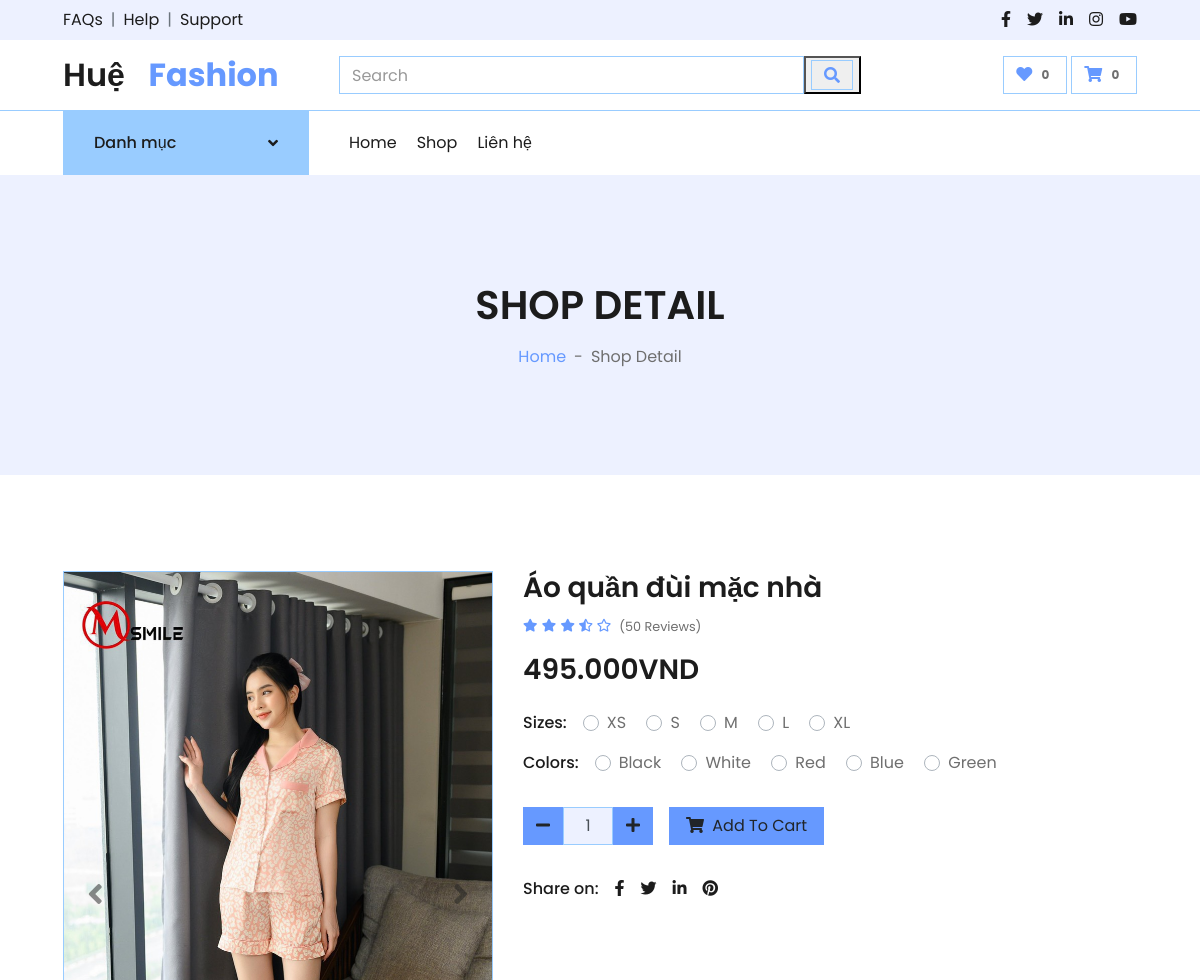
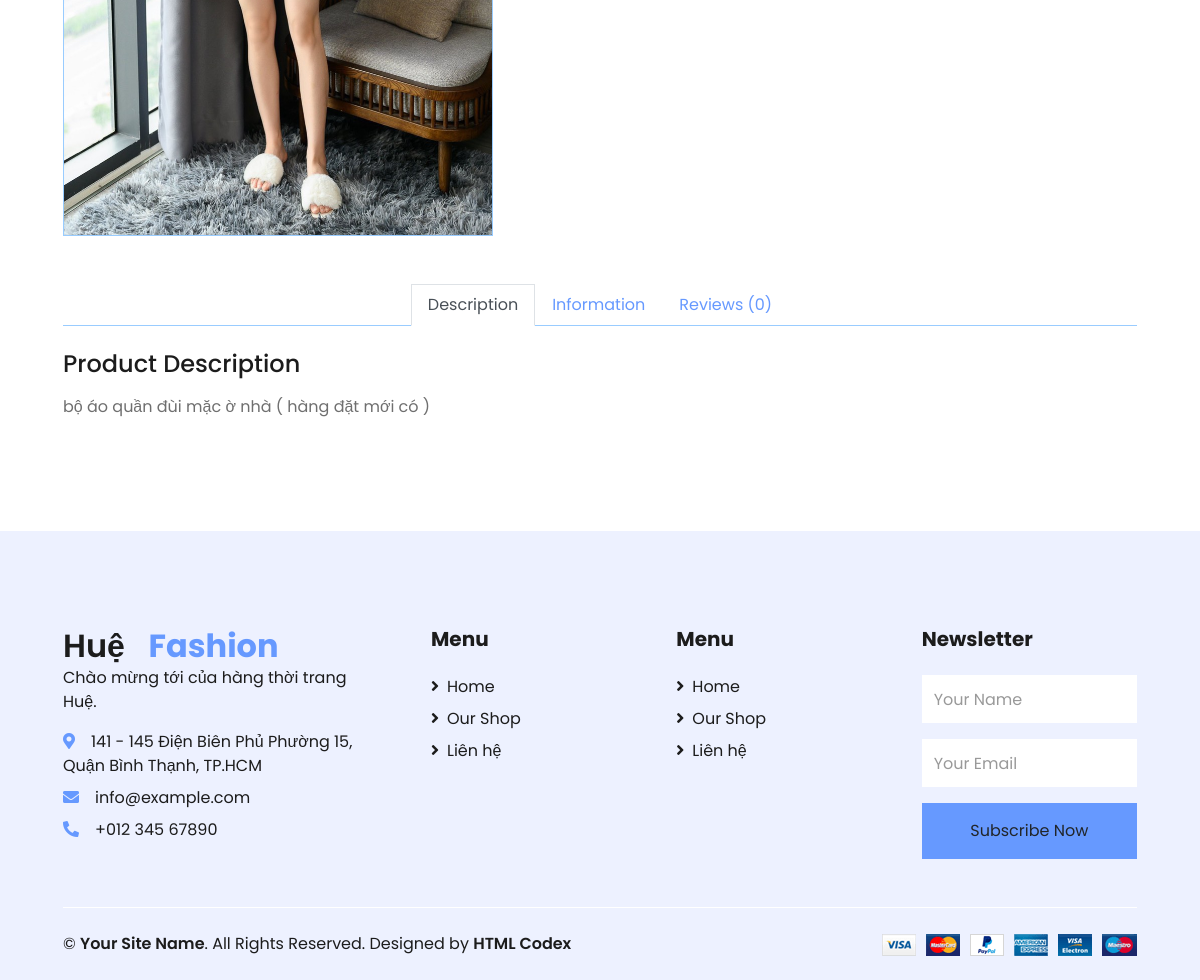
/detail/1, run on the app's committed database (2 pictures, top to bottom).
### main.py (models this page shows)
class Product(db.Model):
    id = db.Column(db.Integer, primary_key=True)
    type = db.Column(db.String(100), nullable=False)
    name = db.Column(db.String(500), nullable=False)
    unitprice = db.Column(db.Text, nullable=False)
    detail = db.Column(db.String(500), nullable=False)
    picture = db.Column(db.String(500), nullable=False)
    picture1 = db.Column(db.String(500), nullable=False)
    quatity = db.Column(db.Integer, nullable=False)

### main.py (the view)
@app.route('/detail/<int:id>')
def product_detail(id):
    product = Product.query.get_or_404(id)
    return render_template('detail.html', product=product)

### main.py
class SearchForm(FlaskForm):
    searched = StringField("Searched", validators=[DataRequired()])
    submit = SubmitField("Submit")

### main.py (called while the page is built)
@app.context_processor
def base():
    form = SearchForm()
    return dict(form=form)

### templates/detail.html (shortened to what this page needs)
<!DOCTYPE html>
<html lang="en">
<head>
    <link href="https://cdnjs.cloudflare.com/ajax/libs/font-awesome/5.10.0/css/all.min.css" rel="stylesheet">
    <link href="../static/lib/owlcarousel/assets/owl.carousel.min.css" rel="stylesheet">
    <link href="../static/neo_css/style.css" rel="stylesheet">
</head>
<body>
<div class="container-fluid">
    <div class="row bg-secondary py-2 px-xl-5">
        <div class="col-lg-6 d-none d-lg-block">
            <div class="d-inline-flex align-items-center">
                <a class="text-dark" href="">FAQs</a>
                <span class="text-muted px-2">|</span>
                <a class="text-dark" href="">Help</a>
                <span class="text-muted px-2">|</span>
                <a class="text-dark" href="">Support</a>
            </div>
        </div>
        <div class="col-lg-6 text-center text-lg-right">
            <div class="d-inline-flex align-items-center">
                <a class="text-dark px-2" href="">
                    <i class="fab fa-facebook-f"></i>
                </a>
                <a class="text-dark px-2" href="">
                    <i class="fab fa-twitter"></i>
                </a>
                <a class="text-dark px-2" href="">
                    <i class="fab fa-linkedin-in"></i>
                </a>
                <a class="text-dark px-2" href="">
                    <i class="fab fa-instagram"></i>
                </a>
                <a class="text-dark pl-2" href="">
                    <i class="fab fa-youtube"></i>
                </a>
            </div>
        </div>
    </div>
    <div class="row align-items-center py-3 px-xl-5">
        <div class="col-lg-3 d-none d-lg-block">
            <a href="/" class="text-decoration-none">
                <h2 class="m-0 display-5 font-weight-semi-bold">Huệ
                    <span class="text-primary font-weight-bold px-3 mr-1">Fashion</span></h2>
            </a>
        </div>
        <div class="col-lg-6 col-6 text-left">
            <form method="POST" action="/search_product" class="d-flex">
                <input class="form-control me-2" type="search" placeholder="Search" aria-label="Search" name="search">
                <button type="submit">
                    <div class="input-group-append">
                        <span class="input-group-text bg-transparent text-primary">
                            <i class="fa fa-search"></i>
                        </span>
                    </div>
                </button>
            </form>
        </div>
        <div class="col-lg-3 col-6 text-right">
            <a href="" class="btn border">
                <i class="fas fa-heart text-primary"></i>
                <span class="badge">0</span>
            </a>
            <a href="" class="btn border">
                <i class="fas fa-shopping-cart text-primary"></i>
                <span class="badge">0</span>
            </a>
        </div>
    </div>
</div>
<div class="container-fluid">
    <div class="row border-top px-xl-5">
        <div class="col-lg-3 d-none d-lg-block">
            <a class="btn shadow-none d-flex align-items-center justify-content-between bg-primary text-white w-100"
               data-toggle="collapse" href="#navbar-vertical" style="height: 65px; margin-top: -1px; padding: 0 30px;">
                <h6 class="m-0">Danh mục</h6>
                <i class="fa fa-angle-down text-dark"></i>
            </a>
        </div>
        <div class="col-lg-9">
            <nav class="navbar navbar-expand-lg bg-light navbar-light py-3 py-lg-0 px-0">
                <div class="collapse navbar-collapse justify-content-between" id="navbarCollapse">
                    <div class="navbar-nav mr-auto py-0">
                        <a href="/" class="nav-item nav-link">Home</a>
                        <a href="/shop.html" class="nav-item nav-link">Shop</a>
                        <a href="/contact.html" class="nav-item nav-link">Liên hệ</a>
                    </div>
                </div>
            </nav>
        </div>
    </div>
</div>
<div class="container-fluid bg-secondary mb-5">
    <div class="d-flex flex-column align-items-center justify-content-center" style="min-height: 300px">
        <h1 class="font-weight-semi-bold text-uppercase mb-3">Shop Detail</h1>
        <div class="d-inline-flex">
            <p class="m-0"><a href="">Home</a></p>
            <p class="m-0 px-2">-</p>
            <p class="m-0">Shop Detail</p>
        </div>
    </div>
</div>
<div class="container-fluid py-5">
    <div class="row px-xl-5">
        <div class="col-lg-5 pb-5">
            <div id="product-carousel" class="carousel slide" data-ride="carousel">
                <div class="carousel-inner border">
                    <div class="carousel-item active">
                        <img class="w-100 h-100" src="../{{ product.picture }}" alt="Image">
                    </div>
                </div>
                <a class="carousel-control-prev" href="#product-carousel" data-slide="prev">
                    <i class="fa fa-2x fa-angle-left text-dark"></i>
                </a>
                <a class="carousel-control-next" href="#product-carousel" data-slide="next">
                    <i class="fa fa-2x fa-angle-right text-dark"></i>
                </a>
            </div>
        </div>
        <div class="col-lg-7 pb-5">
            <h3 class="font-weight-semi-bold">{{ product.name }}</h3>
            <div class="d-flex mb-3">
                <div class="text-primary mr-2">
                    <small class="fas fa-star"></small>
                    <small class="fas fa-star"></small>
                    <small class="fas fa-star"></small>
                    <small class="fas fa-star-half-alt"></small>
                    <small class="far fa-star"></small>
                </div>
                <small class="pt-1">(50 Reviews)</small>
            </div>
            <h3 class="font-weight-semi-bold mb-4">{{ product.unitprice }}</h3>
            <div class="d-flex mb-3">
                <p class="text-dark font-weight-medium mb-0 mr-3">Sizes:</p>
                <form>
                    <div class="custom-control custom-radio custom-control-inline">
                        <label class="custom-control-label" for="size-1">XS</label>
                    </div>
                    <div class="custom-control custom-radio custom-control-inline">
                        <label class="custom-control-label" for="size-2">S</label>
                    </div>
                    <div class="custom-control custom-radio custom-control-inline">
                        <label class="custom-control-label" for="size-3">M</label>
                    </div>
                    <div class="custom-control custom-radio custom-control-inline">
                        <label class="custom-control-label" for="size-4">L</label>
                    </div>
                    <div class="custom-control custom-radio custom-control-inline">
                        <label class="custom-control-label" for="size-5">XL</label>
                    </div>
                </form>
            </div>
            <div class="d-flex mb-4">
                <p class="text-dark font-weight-medium mb-0 mr-3">Colors:</p>
                <form>
                    <div class="custom-control custom-radio custom-control-inline">
                        <label class="custom-control-label" for="color-1">Black</label>
                    </div>
                    <div class="custom-control custom-radio custom-control-inline">
                        <label class="custom-control-label" for="color-2">White</label>
                    </div>
                    <div class="custom-control custom-radio custom-control-inline">
                        <label class="custom-control-label" for="color-3">Red</label>
                    </div>
                    <div class="custom-control custom-radio custom-control-inline">
                        <label class="custom-control-label" for="color-4">Blue</label>
                    </div>
                    <div class="custom-control custom-radio custom-control-inline">
                        <label class="custom-control-label" for="color-5">Green</label>
                    </div>
                </form>
            </div>
            <div class="d-flex align-items-center mb-4 pt-2">
                <div class="input-group quantity mr-3" style="width: 130px;">
                    <div class="input-group-btn">
                        <button class="btn btn-primary btn-minus">
                            <i class="fa fa-minus"></i>
                        </button>
                    </div>
                    <input type="text" class="form-control bg-secondary text-center" value="1">
                    <div class="input-group-btn">
                        <button class="btn btn-primary btn-plus">
                            <i class="fa fa-plus"></i>
                        </button>
                    </div>
                </div>
                <button class="btn btn-primary px-3"><i class="fa fa-shopping-cart mr-1"></i> Add To Cart</button>
            </div>
            <div class="d-flex pt-2">
                <p class="text-dark font-weight-medium mb-0 mr-2">Share on:</p>
                <div class="d-inline-flex">
                    <a class="text-dark px-2" href="">
                        <i class="fab fa-facebook-f"></i>
                    </a>
                    <a class="text-dark px-2" href="">
                        <i class="fab fa-twitter"></i>
                    </a>
                    <a class="text-dark px-2" href="">
                        <i class="fab fa-linkedin-in"></i>
                    </a>
                    <a class="text-dark px-2" href="">
                        <i class="fab fa-pinterest"></i>
                    </a>
                </div>
            </div>
        </div>
    </div>
    <div class="row px-xl-5">
        <div class="col">
            <div class="nav nav-tabs justify-content-center border-secondary mb-4">
                <a class="nav-item nav-link active" data-toggle="tab" href="#tab-pane-1">Description</a>
                <a class="nav-item nav-link" data-toggle="tab" href="#tab-pane-2">Information</a>
                <a class="nav-item nav-link" data-toggle="tab" href="#tab-pane-3">Reviews (0)</a>
            </div>
            <div class="tab-content">
                <div class="tab-pane fade show active" id="tab-pane-1">
                    <h4 class="mb-3">Product Description</h4>
                    <p>{{ product.detail }}</p>
                </div>
            </div>
        </div>
    </div>
</div>
<div class="container-fluid bg-secondary text-dark mt-5 pt-5">
    <div class="row px-xl-5 pt-5">
        <div class="col-lg-4 col-md-12 mb-5 pr-3 pr-xl-5">
            <a href="/" class="text-decoration-none">
                <h2 class="m-0 display-5 font-weight-semi-bold">Huệ
                    <span class="text-primary font-weight-bold px-3 mr-1">Fashion</span></h2>
            </a>
            <p>Chào mừng tới của hàng thời trang Huệ.</p>
            <p class="mb-2"><i class="fa fa-map-marker-alt text-primary mr-3"></i>141 - 145 Điện Biên Phủ Phường 15, Quận Bình Thạnh, TP.HCM</p>
            <p class="mb-2"><i class="fa fa-envelope text-primary mr-3"></i>info@example.com</p>
            <p class="mb-0"><i class="fa fa-phone-alt text-primary mr-3"></i>+012 345 67890</p>
        </div>
        <div class="col-lg-8 col-md-12">
            <div class="row">
                <div class="col-md-4 mb-5">
                    <h5 class="font-weight-bold text-dark mb-4">Menu</h5>
                    <div class="d-flex flex-column justify-content-start">
                        <a class="text-dark mb-2" href="/"><i class="fa fa-angle-right mr-2"></i>Home</a>
                        <a class="text-dark mb-2" href="/shop.html"><i class="fa fa-angle-right mr-2"></i>Our Shop</a>
                        <a class="text-dark" href="/contact.html"><i class="fa fa-angle-right mr-2"></i>Liên hệ</a>
                    </div>
                </div>
                <div class="col-md-4 mb-5">
                    <h5 class="font-weight-bold text-dark mb-4">Menu</h5>
                    <div class="d-flex flex-column justify-content-start">
                        <a class="text-dark mb-2" href="/"><i class="fa fa-angle-right mr-2"></i>Home</a>
                        <a class="text-dark mb-2" href="/shop.html"><i class="fa fa-angle-right mr-2"></i>Our Shop</a>
                        <a class="text-dark" href="contact.html"><i class="fa fa-angle-right mr-2"></i>Liên hệ</a>
                    </div>
                </div>
                <div class="col-md-4 mb-5">
                    <h5 class="font-weight-bold text-dark mb-4">Newsletter</h5>
                    <form action="">
                        <div class="form-group">
                            <input type="text" class="form-control border-0 py-4" placeholder="Your Name"
                                   required="required"/>
                        </div>
                        <div class="form-group">
                            <input type="email" class="form-control border-0 py-4" placeholder="Your Email"
                                   required="required"/>
                        </div>
                        <div>
                            <button class="btn btn-primary btn-block border-0 py-3" type="submit">Subscribe Now</button>
                        </div>
                    </form>
                </div>
            </div>
        </div>
    </div>
    <div class="row border-top border-light mx-xl-5 py-4">
        <div class="col-md-6 px-xl-0">
            <p class="mb-md-0 text-center text-md-left text-dark">
                &copy; <a class="text-dark font-weight-semi-bold" href="#">Your Site Name</a>. All Rights Reserved.
                Designed
                by
                <a class="text-dark font-weight-semi-bold" href="https://htmlcodex.com">HTML Codex</a>
            </p>
        </div>
        <div class="col-md-6 px-xl-0 text-center text-md-right">
            <img class="img-fluid" src="static/img/payments.png" alt="">
        </div>
    </div>
</div>
</body>
</html>

### data on the page
Product: picture (picture), name "Áo quần đùi mặc nhà", unitprice "495.000VND", detail "bộ áo quần đùi mặc ờ nhà ( hàng đặt mới có )"
